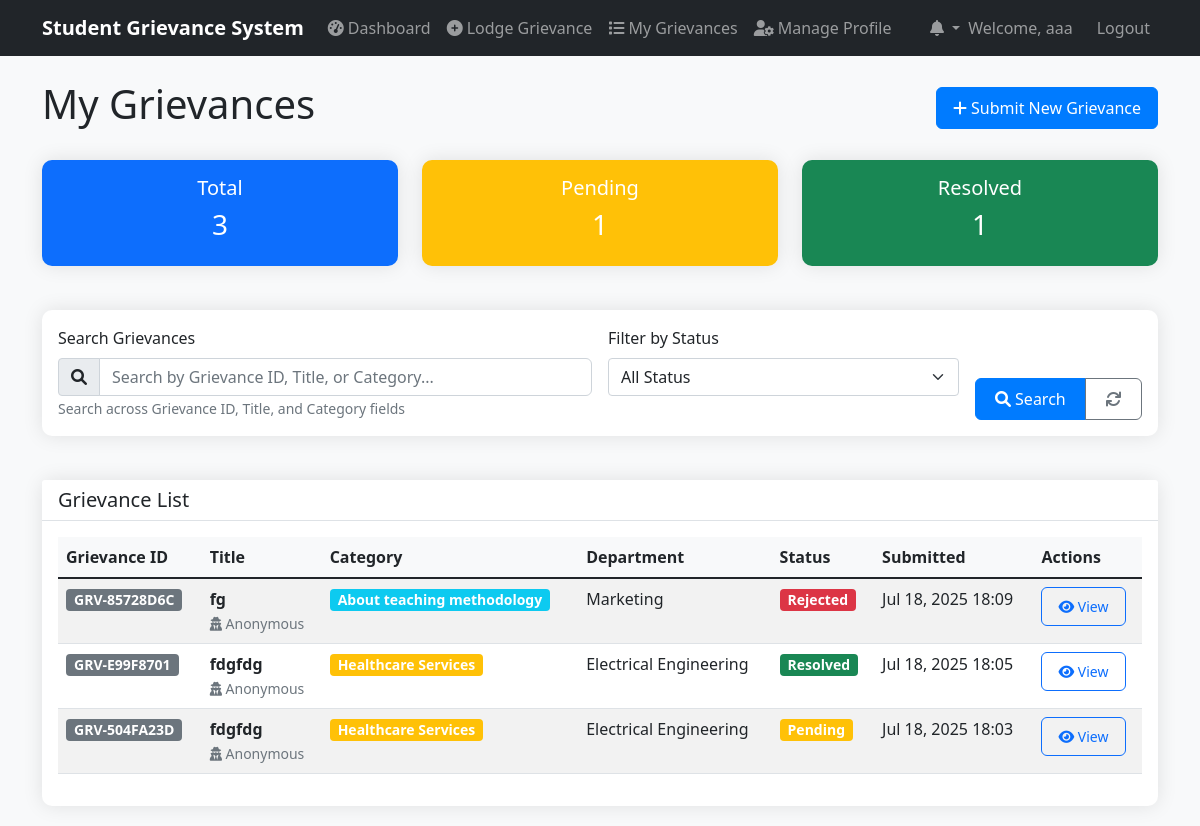
The page /api/students/grievances/ (signed in) on the database its author committed.
### apps/authentication/models.py (models this page shows, shortened)
class User(AbstractBaseUser, PermissionsMixin):
    ROLE_CHOICES = [
        ('student', 'Student'),
        ('admin', 'Admin'),
        ('superadmin', 'Super Admin'),
        ('officer', 'Grievance Officer'),
    ]
    email = models.EmailField(unique=True)  # STRING - Unique email address
    role = models.CharField(max_length=20, choices=ROLE_CHOICES, default='student')  # STRING - User role (e.g., 'student')
    created_at = models.DateTimeField(auto_now_add=True)  # DATETIME - Timestamp of registration
    is_active = models.BooleanField(default=True)
    is_staff = models.BooleanField(default=False)
    is_email_verified = models.BooleanField(default=False)
    objects = UserManager()
    USERNAME_FIELD = 'email'
    REQUIRED_FIELDS = []
    def get_display_name(self):
        if hasattr(self, 'student_profile') and self.student_profile.name:
            return self.student_profile.name
        return self.email
    @property
    def is_student(self):
        return self.role == 'student'
    @property
    def is_admin(self):
        return self.role in ['admin', 'superadmin', 'officer']

### apps/students/models.py (models this page shows, shortened)
class StudentProfile(models.Model):
    user = models.OneToOneField(settings.AUTH_USER_MODEL, on_delete=models.CASCADE, related_name='student_profile')
    name = models.CharField(max_length=100, blank=True, null=True)  # Full name of the student (nullable for migration)
    student_id = models.CharField(max_length=50, unique=True)  # Student enrollment Id
    school = models.CharField(max_length=200, blank=True, null=True)  # Name of the School (optional, not in doc)
    department = models.CharField(max_length=100)  # Department name
    contact_no = models.CharField(max_length=15, blank=True, null=True)  # Contact number (nullable for migration)
    created_at = models.DateTimeField(auto_now_add=True)
    updated_at = models.DateTimeField(auto_now=True)
    class Meta:
        verbose_name = "Student Profile"
        verbose_name_plural = "Student Profiles"

### apps/grievances/models.py (models this page shows, shortened)
class Grievance(models.Model):
    STATUS_CHOICES = [
        ('pending', 'Pending'),
        ('resolved', 'Resolved'),
        ('rejected', 'Rejected'),
    ]
    PRIORITY_CHOICES = [
        ('low', 'Low'),
        ('medium', 'Medium'),
        ('high', 'High'),
        ('urgent', 'Urgent'),
    ]
    id = models.UUIDField(primary_key=True, default=uuid.uuid4, editable=False)
    student = models.ForeignKey(StudentProfile, on_delete=models.CASCADE, related_name='grievances')
    title = models.CharField(max_length=200)
    description = models.TextField()
    category = models.ForeignKey(Category, on_delete=models.CASCADE, related_name='grievances')
    department = models.CharField(max_length=100, blank=True, null=True, help_text="Department related to grievance")
    status = models.CharField(max_length=20, choices=STATUS_CHOICES, default='pending')
    priority = models.CharField(max_length=20, choices=PRIORITY_CHOICES, default='medium')
    assigned_to = models.ForeignKey(AdminProfile, on_delete=models.SET_NULL, null=True, blank=True, related_name='assigned_grievances')
    is_anonymous = models.BooleanField(default=False)
    expected_resolution_date = models.DateTimeField(null=True, blank=True)
    actual_resolution_date = models.DateTimeField(null=True, blank=True)
    submitted_at = models.DateTimeField(auto_now_add=True)
    updated_at = models.DateTimeField(auto_now=True)
    class Meta:
        ordering = ['-submitted_at']
        indexes = [
            models.Index(fields=['status', 'submitted_at']),
            models.Index(fields=['student', 'status']),
            models.Index(fields=['assigned_to', 'status']),
        ]
    @property
    def grievance_id(self):
        return f"GRV-{str(self.id)[:8].upper()}"

class Category(models.Model):
    CATEGORY_TYPES = [
        ('academic', 'Academic'),
        ('non_academic', 'Non-Academic'),
    ]
    id = models.UUIDField(primary_key=True, default=uuid.uuid4, editable=False)
    name = models.CharField(max_length=100)
    description = models.TextField(blank=True, null=True)
    category_type = models.CharField(max_length=20, choices=CATEGORY_TYPES)
    default_admin = models.ForeignKey(AdminProfile, on_delete=models.SET_NULL, null=True, blank=True, related_name='default_categories')
    keywords = models.TextField(blank=True, null=True, help_text="Keywords for auto-assignment (comma-separated)")
    is_active = models.BooleanField(default=True)
    created_at = models.DateTimeField(auto_now_add=True)
    updated_at = models.DateTimeField(auto_now=True)
    class Meta:
        verbose_name_plural = "Categories"
        ordering = ['category_type', 'name']

### apps/students/views.py (the view, shortened to what this page needs)
# urls.py: path('grievances/', views.student_grievances_view, name='grievances'),
@login_required
def student_grievances_view(request):
    if not request.user.is_student:
        return redirect('admin_panel:dashboard')
    try:
        student_profile = request.user.student_profile
    except StudentProfile.DoesNotExist:
        messages.error(request, 'Student profile not found')
        return redirect('authentication:login')
    all_grievances = Grievance.objects.filter(student=student_profile)
    grievances = all_grievances.order_by('-submitted_at')
    search_query = request.GET.get('search', '').strip()
    status_filter = request.GET.get('status')
    if status_filter:
        grievances = grievances.filter(status=status_filter)
    paginator = Paginator(grievances, 10)  # Show 10 grievances per page
    page_number = request.GET.get('page')
    page_obj = paginator.get_page(page_number)
    context = {
        'student_profile': student_profile,
        'page_obj': page_obj,
        'status_filter': status_filter,
        'search_query': search_query,
        'total_grievances': all_grievances.count(),
        'pending_grievances': all_grievances.filter(status='pending').count(),
        'resolved_grievances': all_grievances.filter(status='resolved').count(),
        'filtered_count': grievances.count() if search_query or status_filter else all_grievances.count(),
    }
    return render(request, 'students/grievances.html', context)

### apps/students/context_processors.py (called while the page is built)
def student_notifications(request):
    if request.user.is_authenticated and request.user.is_student:
        notifications = get_student_notifications(request.user)
        return {
            'student_notifications': notifications,
            'notifications_count': len(notifications)
        }
    return {
        'student_notifications': [],
        'notifications_count': 0
    }

### templates/students/grievances.html (shortened to what this page needs)
{% extends 'base.html' %}
{% load static %}
{% block content %}
<div class="row">
    <div class="col-12">
        <div class="d-flex justify-content-between align-items-center mb-4">
            <h1>My Grievances</h1>
            <a href="{% url 'grievances_web:submit_grievance' %}" class="btn btn-primary">
                <i class="fas fa-plus"></i> Submit New Grievance
            </a>
        </div>
    </div>
</div>
<div class="row mb-4">
    <div class="col-md-4">
        <div class="card bg-primary text-white">
            <div class="card-body text-center">
                <h5 class="card-title">Total</h5>
                <h3>{{ total_grievances }}</h3>
            </div>
        </div>
    </div>
    <div class="col-md-4">
        <div class="card bg-warning text-white">
            <div class="card-body text-center">
                <h5 class="card-title">Pending</h5>
                <h3>{{ pending_grievances }}</h3>
            </div>
        </div>
    </div>
    <div class="col-md-4">
        <div class="card bg-success text-white">
            <div class="card-body text-center">
                <h5 class="card-title">Resolved</h5>
                <h3>{{ resolved_grievances }}</h3>
            </div>
        </div>
    </div>
</div>
<div class="row mb-4">
    <div class="col-12">
        <div class="card">
            <div class="card-body">
                <form method="get" class="row g-3" id="searchForm">
                    <div class="col-md-6">
                        <label for="search" class="form-label">Search Grievances</label>
                        <div class="input-group">
                            <span class="input-group-text"><i class="fas fa-search"></i></span>
                            <input type="text"
                                   name="search"
                                   id="search"
                                   class="form-control"
                                   placeholder="Search by Grievance ID, Title, or Category..."
                                   value="{{ search_query }}"
                                   autocomplete="off">
                        </div>
                        <small class="form-text text-muted">
                            Search across Grievance ID, Title, and Category fields
                        </small>
                    </div>
                    <div class="col-md-4">
                        <label for="status" class="form-label">Filter by Status</label>
                        <select name="status" id="status" class="form-select">
                            <option value="">All Status</option>
                        </select>
                    </div>
                    <div class="col-md-2 d-flex align-items-end">
                        <div class="btn-group w-100">
                            <button type="submit" class="btn btn-primary">
                                <i class="fas fa-search me-1"></i>Search
                            </button>
                            <a href="{% url 'students:grievances' %}" class="btn btn-outline-secondary" title="Reset filters">
                                <i class="fas fa-refresh"></i>
                            </a>
                        </div>
                    </div>
                </form>
            </div>
        </div>
    </div>
</div>
<div class="card">
    <div class="card-header">
        <h5 class="mb-0">Grievance List</h5>
    </div>
    <div class="card-body">
        {% if page_obj.object_list %}
            <div class="table-responsive">
                <table class="table table-striped table-hover">
                    <thead>
                        <tr>
                            <th>Grievance ID</th>
                            <th>Title</th>
                            <th>Category</th>
                            <th>Department</th>
                            <th>Status</th>
                            <th>Submitted</th>
                            <th>Actions</th>
                        </tr>
                    </thead>
                    <tbody>
                        {% for grievance in page_obj.object_list %}
                        <tr>
                            <td>
                                <span class="badge bg-secondary">{{ grievance.grievance_id }}</span>
                            </td>
                            <td>
                                <div class="fw-bold">{{ grievance.title|truncatechars:50 }}</div>
                                {% if grievance.is_anonymous %}
                                    <small class="text-muted"><i class="fas fa-user-secret"></i> Anonymous</small>
                                {% endif %}
                            </td>
                            <td>
                                <span class="badge bg-{% if grievance.category.category_type == 'academic' %}info{% else %}warning{% endif %}">
                                    {{ grievance.category.name }}
                                </span>
                            </td>
                            <td>{{ grievance.department|default:"N/A" }}</td>
                            <td>
                                <span class="badge bg-{% if grievance.status == 'pending' %}warning{% elif grievance.status == 'resolved' %}success{% else %}danger{% endif %}">
                                    {{ grievance.get_status_display }}
                                </span>
                            </td>
                            <td>{{ grievance.submitted_at|date:"M d, Y H:i" }}</td>
                            <td>
                                <a href="{% url 'students:grievance_detail' grievance.id %}" class="btn btn-sm btn-outline-primary">
                                    <i class="fas fa-eye"></i> View
                                </a>
                            </td>
                        </tr>
                        {% endfor %}
                    </tbody>
                </table>
            </div>
        {% endif %}
    </div>
</div>
{% endblock %}

### templates/base.html (shortened to what this page needs)
{% load static %}
<!DOCTYPE html>
<html lang="en">
<head>
    <link href="https://cdn.jsdelivr.net/npm/bootstrap@5.1.3/dist/css/bootstrap.min.css" rel="stylesheet">
    <link rel="stylesheet" href="https://cdnjs.cloudflare.com/ajax/libs/font-awesome/6.0.0/css/all.min.css">
    <link rel="stylesheet" href="{% static 'css/style.css' %}">
</head>
<body>
    <nav class="navbar navbar-expand-lg navbar-dark bg-dark">
        <div class="container">
            {% if user.is_authenticated %}
                {% if user.is_admin %}
                    <a class="navbar-brand" href="{% url 'admin_panel:dashboard' %}">
                        Student Grievance System
                    </a>
                {% elif user.is_student %}
                    <a class="navbar-brand" href="{% url 'students:dashboard' %}">
                        Student Grievance System
                    </a>
                {% else %}
                    <a class="navbar-brand" href="{% url 'authentication:login_view' %}">
                        Student Grievance System
                    </a>
                {% endif %}
            {% else %}
                <a class="navbar-brand" href="{% url 'authentication:login_view' %}">
                    Student Grievance System
                </a>
            {% endif %}
            {% if user.is_authenticated %}
            <div class="navbar-nav me-auto">
                {% if user.is_student %}
                <a class="nav-link" href="{% url 'students:dashboard' %}">
                    <i class="fas fa-tachometer-alt me-1"></i>Dashboard
                </a>
                <a class="nav-link" href="{% url 'grievances:submit_grievance' %}">
                    <i class="fas fa-plus-circle me-1"></i>Lodge Grievance
                </a>
                <a class="nav-link" href="{% url 'students:grievances' %}">
                    <i class="fas fa-list me-1"></i>My Grievances
                </a>
                <a class="nav-link" href="{% url 'students:profile' %}">
                    <i class="fas fa-user-cog me-1"></i>Manage Profile
                </a>
                {% endif %}
            </div>
            <div class="navbar-nav ms-auto">
                {% if user.is_student %}
                <div class="nav-item dropdown">
                    <a class="nav-link dropdown-toggle position-relative" href="#" id="notificationsDropdown" role="button" data-bs-toggle="dropdown" aria-expanded="false">
                        <i class="fas fa-bell"></i>
                    </a>
                </div>
                {% endif %}
                <span class="navbar-text me-3">
                    Welcome, {{ user.get_display_name }}
                </span>
                <a class="nav-link" href="{% url 'authentication:logout_view' %}">Logout</a>
            </div>
            {% endif %}
        </div>
    </nav>
    <main class="{% if request.resolver_match.app_name == 'admin_panel' %}container-fluid{% else %}container{% endif %} mt-4">
        {% block content %}
        {% endblock %}
    </main>
</body>
</html>

### static/css/style.css (style rules this page uses)
body { background-color: #f8f9fa; font-family: 'Segoe UI', Tahoma, Geneva, Verdana, sans-serif; }
.navbar-brand { font-weight: bold; }
.card { border: none; border-radius: 10px; box-shadow: 0 0 20px rgba(0, 0, 0, 0.1); margin-bottom: 20px; }
.card-header { background-color: #fff; border-bottom: 1px solid #dee2e6; font-weight: 600; }
.btn { border-radius: 6px; padding: 8px 16px; }
.btn-primary { background-color: #007bff; border-color: #007bff; }
.table th { background-color: #f8f9fa; font-weight: 600; border-top: none; }
.badge { font-size: 0.875em; padding: 4px 8px; }
.form-control { border-radius: 6px; border: 1px solid #ced4da; }

### rows shown on the page
User: get_display_name "aaa"
Grievance: grievance_id "GRV-85728D6C", title "fg", is_anonymous True (drawn), category.name "About teaching methodology", department "Marketing", status "Rejected", submitted_at "Jul 18, 2025 18:09"
Grievance: grievance_id "GRV-E99F8701", title "fdgfdg", is_anonymous True (drawn), category.name "Healthcare Services", department "Electrical Engineering", status "Resolved", submitted_at "Jul 18, 2025 18:05"
Grievance: grievance_id "GRV-504FA23D", title "fdgfdg", is_anonymous True (drawn), category.name "Healthcare Services", department "Electrical Engineering", status "Pending", submitted_at "Jul 18, 2025 18:03"

### other values the page prints
{{ total_grievances }} "3"
{{ pending_grievances }} "1"
{{ resolved_grievances }} "1"
